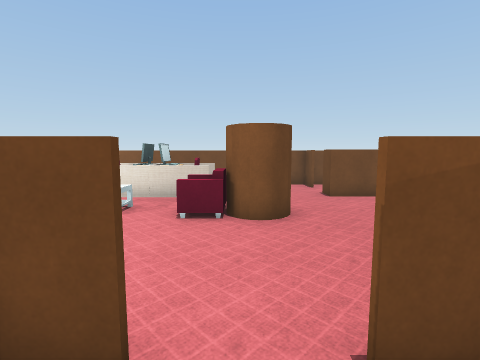
[1] (above)

16 first-person views from a walk through a Unity game level. The camera is 1.4 m above the floor, tilts 6° down and sees 85° across. The floor is counted in squares, 1 m on a side. Each view is taken from the middle of a square. On the plan, view 1 faces up. The plan holds only what a view shows up to about 13 squares ahead; the rest is blank. The player character is not drawn. Some animated figures are left out. Some surface patterns are stand-ins.

[2]
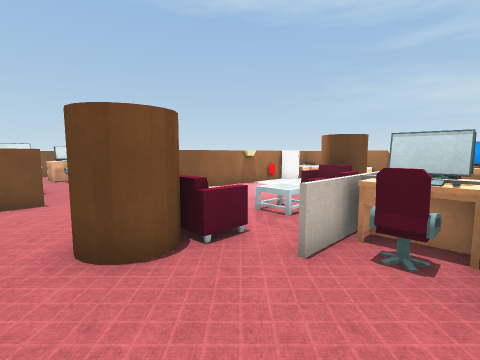

[3]
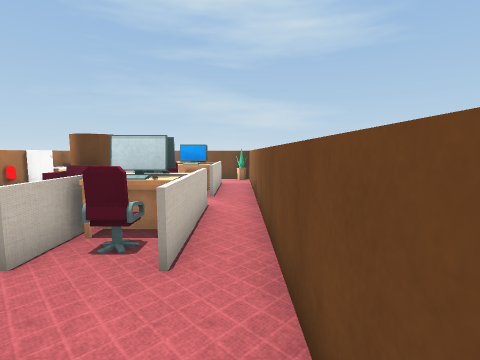

[4]
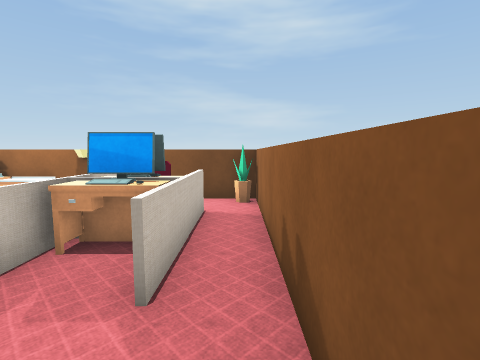

[5]
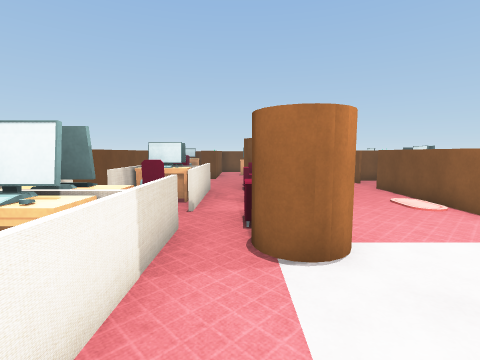

[6]
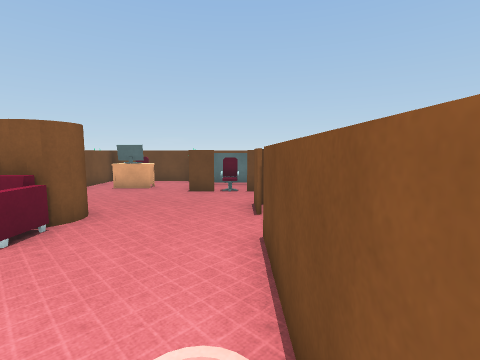

[7]
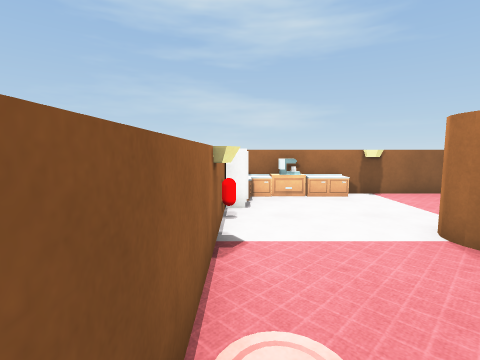

[8]
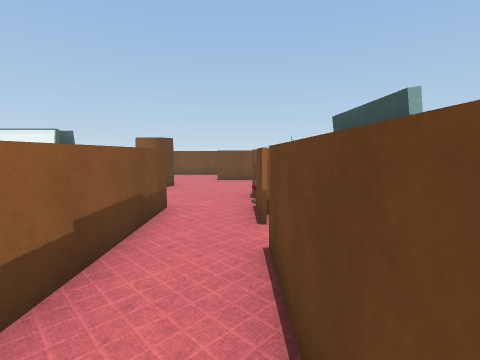

[9]
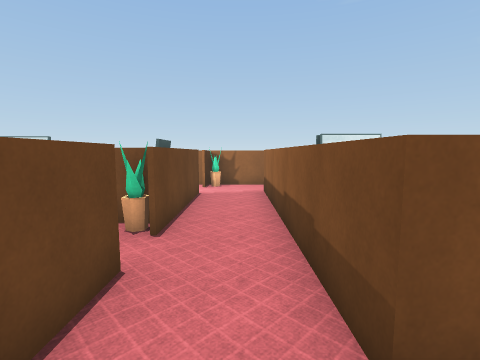

[10]
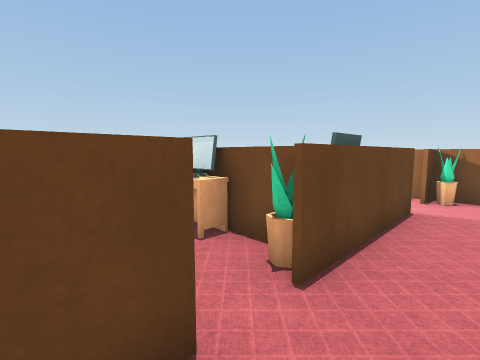

[11]
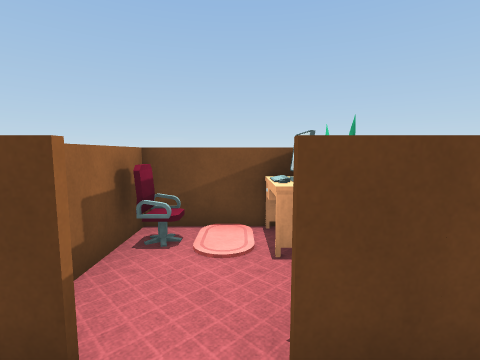

[12]
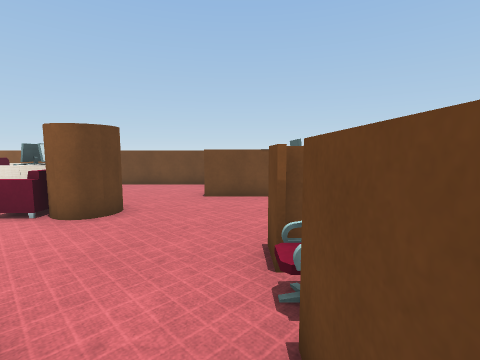

[13]
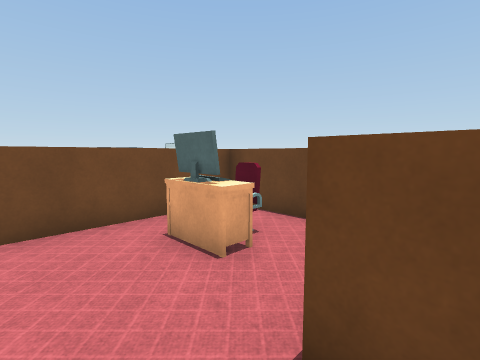

[14]
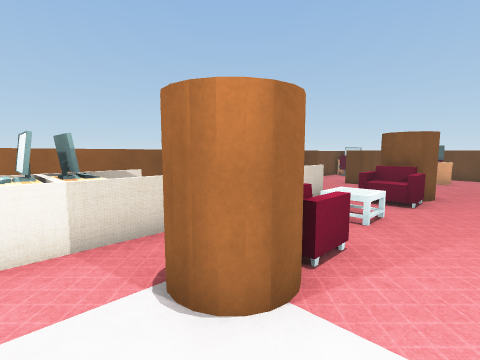

[15]
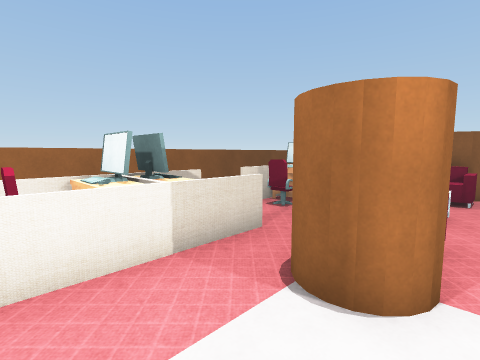

[16]
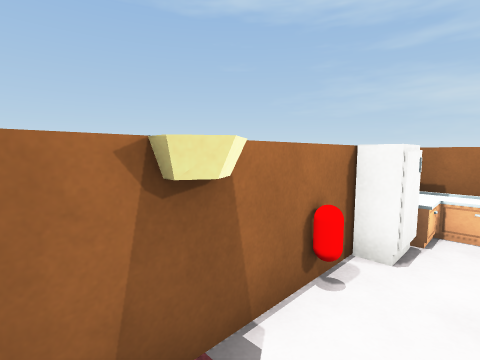

### Floor plan
Points are (right, up) in squares from view 1. A wall is a line through its corners. A room is listed if a view was taken in it or the views show most of it. See-through windows are left out.
Room 1 (view 1)
walls: (2, 0.1) (2, 1.5); (-0.6, 1.5) (-1.5, 1.5); (1.5, 1.5) (0.8, 1.5)
ways out: opening at (0, 2) to room 2; opening at (2, -7.5) to room 3
objects: other object (-1, -6); computer (-1, -5); other object (-1, -4); computer (1, -2)
Room 2 (views 2, 3, 4, 5, 6, 7, 9, 10, 11, 12, 13, 14, 15, 16)
walls: (0.8, 1.6) (2.1, 1.6) (2.1, -0.6); (-9.2, 1.6) (-0.6, 1.6); (4.4, 2.9) (4.4, 3.9); (2.9, 10.4) (2.9, 11.5); (4.4, 0) (4.4, 1.6); (2.1, -2.4) (2.1, -4.6); (3.8, 11.5) (-11.6, 11.5); (5.5, 0.8) (4.5, 0.8); (6.4, 1.6) (6.4, 3.1); (7.9, 4.5) (7.9, 8.3) (2.9, 8.3) (2.9, 9.1); (-11.9, 11.5) (-11.9, 5.4)
ways out: opening at (0, 2) to room 1; opening at (3.5, -5.5) to room 3; opening at (3, 10)
objects: cabinet (-12, 2); cabinet (-12, 3) to (-11, 3); machine (-12, 4) to (-11, 4); cabinet (-12, 5) to (-11, 5); cabinet (-11, 2); plant (-11, 11); fridge (-10, 2); other object (-10, 8) to (-9, 8); other object (-10, 9); other object (-10, 10); other object (-9, 2); other object (-9, 9); desk (-9, 10); brown cylinder (-8, 5) to (-7, 7); desk (-8, 8) to (-7, 10); computer (-8, 9); computer (-8, 10); other object (-7, 8); sofa (-6, 6) to (-5, 7); other object (-6, 10); other object (-5, 8) to (-3, 8); other object (-5, 10); table (-4, 6) to (-3, 7); desk (-4, 10); computer (-3, 9) to (-3, 10); other object (-2, 8) to (-1, 8); desk (-2, 9); other object (-2, 10); sofa (-1, 6) to (0, 7); other object (-1, 10); brown cylinder (1, 5) to (1, 7); plant (5, -2); other object (5, 2); computer (5, 6) to (5, 7); desk (6, 6)
Room 3 (view 8)
walls: (4.4, -6.1) (4.4, -4.4); (1.9, -8.4) (4.4, -8.4) (4.4, -7.5); (2.1, -4.6) (2.1, -6.6)
ways out: opening at (2, -7.5) to room 1; opening at (3.5, -5.5) to room 2; opening at (5, -7)
objects: plant (4, -8)

Where each view was taken, in squares from view 1:
view 1: 0 up, 0 right, facing up
view 2: 10 up, 2 right, facing down-left
view 3: 11 up, 2 right, facing left
view 4: 11 up, 4 left, facing left
view 5: 7 up, 11 left, facing right
view 6: 2 up, 5 left, facing right
view 7: 2 up, 3 left, facing left
view 8: 5 down, 4 right, facing up
view 9: 3 up, 3 right, facing down
view 10: 1 up, 3 right, facing down-right
view 11: 1 down, 3 right, facing right
view 12: 0 up, 4 right, facing up
view 13: 3 up, 3 right, facing up-right
view 14: 4 up, 9 left, facing up-right
view 15: 5 up, 10 left, facing up-right
view 16: 3 up, 6 left, facing down-left
